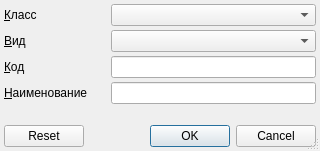
<?xml version="1.0" encoding="UTF-8"?>
<ui version="4.0">
 <class>ItemFilterDialog</class>
 <widget class="QDialog" name="ItemFilterDialog">
  <property name="geometry">
   <rect>
    <x>0</x>
    <y>0</y>
    <width>320</width>
    <height>151</height>
   </rect>
  </property>
  <property name="windowTitle">
   <string>ChangeMe!</string>
  </property>
  <property name="sizeGripEnabled">
   <bool>true</bool>
  </property>
  <layout class="QGridLayout" name="gridLayout">
   <property name="margin">
    <number>4</number>
   </property>
   <property name="spacing">
    <number>4</number>
   </property>
   <item row="2" column="1">
    <widget class="QLineEdit" name="edtCode"/>
   </item>
   <item row="0" column="1">
    <widget class="CRBComboBox" name="cmbClass"/>
   </item>
   <item row="3" column="0">
    <widget class="QLabel" name="lblName">
     <property name="sizePolicy">
      <sizepolicy hsizetype="Maximum" vsizetype="Preferred">
       <horstretch>0</horstretch>
       <verstretch>0</verstretch>
      </sizepolicy>
     </property>
     <property name="text">
      <string>&amp;Наименование</string>
     </property>
     <property name="buddy">
      <cstring>edtName</cstring>
     </property>
    </widget>
   </item>
   <item row="1" column="1">
    <widget class="CRBComboBox" name="cmbKind"/>
   </item>
   <item row="3" column="1">
    <widget class="QLineEdit" name="edtName"/>
   </item>
   <item row="4" column="0">
    <spacer>
     <property name="orientation">
      <enum>Qt::Vertical</enum>
     </property>
     <property name="sizeHint" stdset="0">
      <size>
       <width>103</width>
       <height>16</height>
      </size>
     </property>
    </spacer>
   </item>
   <item row="1" column="0">
    <widget class="QLabel" name="lblKind">
     <property name="sizePolicy">
      <sizepolicy hsizetype="Maximum" vsizetype="Preferred">
       <horstretch>0</horstretch>
       <verstretch>0</verstretch>
      </sizepolicy>
     </property>
     <property name="text">
      <string>&amp;Вид</string>
     </property>
     <property name="buddy">
      <cstring>cmbKind</cstring>
     </property>
    </widget>
   </item>
   <item row="2" column="0">
    <widget class="QLabel" name="lblCode">
     <property name="sizePolicy">
      <sizepolicy hsizetype="Maximum" vsizetype="Preferred">
       <horstretch>0</horstretch>
       <verstretch>0</verstretch>
      </sizepolicy>
     </property>
     <property name="text">
      <string>&amp;Код</string>
     </property>
     <property name="buddy">
      <cstring>edtCode</cstring>
     </property>
    </widget>
   </item>
   <item row="0" column="0">
    <widget class="QLabel" name="lblClass">
     <property name="sizePolicy">
      <sizepolicy hsizetype="Maximum" vsizetype="Preferred">
       <horstretch>0</horstretch>
       <verstretch>0</verstretch>
      </sizepolicy>
     </property>
     <property name="text">
      <string>&amp;Класс</string>
     </property>
     <property name="buddy">
      <cstring>cmbClass</cstring>
     </property>
    </widget>
   </item>
   <item row="5" column="0" colspan="2">
    <widget class="QDialogButtonBox" name="buttonBox">
     <property name="standardButtons">
      <set>QDialogButtonBox::Cancel|QDialogButtonBox::Ok|QDialogButtonBox::Reset</set>
     </property>
    </widget>
   </item>
  </layout>
 </widget>
 <customwidgets>
  <customwidget>
   <class>CRBComboBox</class>
   <extends>QComboBox</extends>
   <header>library/crbcombobox.h</header>
  </customwidget>
 </customwidgets>
 <tabstops>
  <tabstop>cmbClass</tabstop>
  <tabstop>cmbKind</tabstop>
  <tabstop>edtCode</tabstop>
  <tabstop>edtName</tabstop>
 </tabstops>
 <resources/>
 <connections>
  <connection>
   <sender>buttonBox</sender>
   <signal>accepted()</signal>
   <receiver>ItemFilterDialog</receiver>
   <slot>accept()</slot>
   <hints>
    <hint type="sourcelabel">
     <x>159</x>
     <y>130</y>
    </hint>
    <hint type="destinationlabel">
     <x>159</x>
     <y>73</y>
    </hint>
   </hints>
  </connection>
  <connection>
   <sender>buttonBox</sender>
   <signal>rejected()</signal>
   <receiver>ItemFilterDialog</receiver>
   <slot>reject()</slot>
   <hints>
    <hint type="sourcelabel">
     <x>159</x>
     <y>130</y>
    </hint>
    <hint type="destinationlabel">
     <x>159</x>
     <y>73</y>
    </hint>
   </hints>
  </connection>
 </connections>
</ui>
